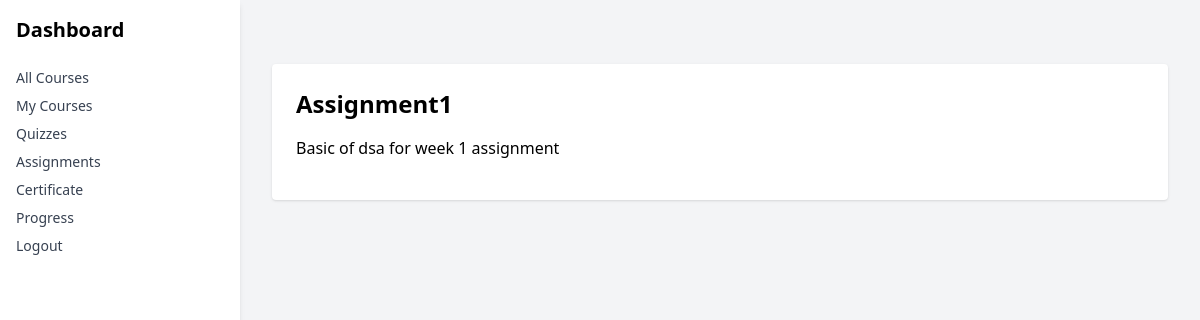
Page /assignments/2/view/ on the committed database.
### lms/models.py (models this page shows, shortened)
class Assignment(models.Model):
    course = models.ForeignKey(Course, on_delete=models.CASCADE)
    title = models.CharField(max_length=255)
    description = models.TextField()
    due_date = models.DateField()
    file_link = models.URLField(blank=True, null=True)
    uploaded_file = models.FileField(upload_to='assignments/', blank=True, null=True)  # ✅ File field
    uploaded_at = models.DateTimeField(auto_now_add=True)

### lms/views.py (the view)
# urls.py: path('assignments/<int:pk>/view/', AssignmentViewView.as_view(), name='assignment_view'),
class AssignmentViewView(DetailView):
    model = Assignment
    template_name = 'assignments/view_assignment.html'
    context_object_name = 'assignment'

### lms/templates/assignments/view_assignment.html (shortened to what this page needs)
{% extends 'lms/base.html' %}
{% block content %}
<div class="max-w-4xl mx-auto mt-10 p-6 bg-white rounded shadow">
    <h2 class="text-2xl font-bold mb-4">{{ assignment.title }}</h2>
    <p class="mb-4">{{ assignment.description }}</p>
</div>
{% endblock %}

### rows in the picture
Assignment: title "Assignment1", description "Basic of dsa for week 1 assignment"
